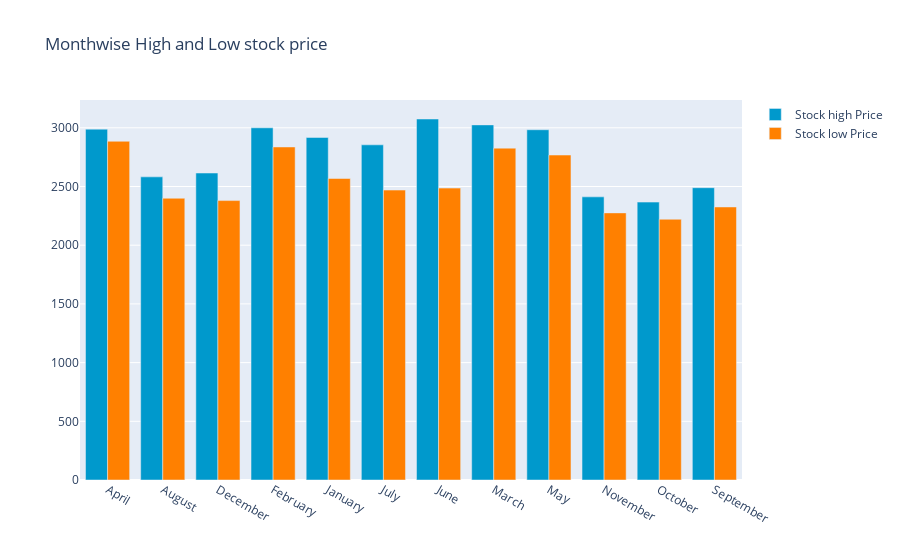

The code cell stored with this chart in its notebook:
### Code cell
fig = go.Figure()
fig.add_trace(go.Bar(
    x=monthvise_high.index,
    y=monthvise_high,
    name='Stock high Price',
    marker_color='rgb(0, 153, 204)'
))
fig.add_trace(go.Bar(
    x=monthvise_low.index,
    y=monthvise_low,
    name='Stock low Price',
    marker_color='rgb(255, 128, 0)'
))

fig.update_layout(barmode='group', 
                  title=' Monthwise High and Low stock price')
fig.show()

### Figure 1 — Plotly figure (JSON) as saved in the notebook; plotly's stock layout.template omitted (floating-point values rounded to 4 significant figures)
{"data": [{"marker": {"color": "rgb(0, 153, 204)"}, "name": "Stock high Price", "type": "bar", "x": ["April", "August", "December", "February", "January", "July", "June", "March", "May", "November", "October", "September"], "y": [2988.0, 2582.0, 2615.0, 3000.0, 2918.0, 2855, 3075, 3025.0, 2984.0, 2412.0, 2367.0, 2490.0]}, {"marker": {"color": "rgb(255, 128, 0)"}, "name": "Stock low Price", "type": "bar", "x": ["April", "August", "December", "February", "January", "July", "June", "March", "May", "November", "October", "September"], "y": [2885.0, 2400, 2380, 2837.0, 2568.0, 2470.0, 2486.0, 2827.0, 2768.0, 2275.0, 2221.0, 2326.0]}], "layout": {"autosize": true, "barmode": "group", "title": {"text": " Monthwise High and Low stock price"}, "xaxis": {"autorange": true, "range": [-0.5, 11.5], "type": "category"}, "yaxis": {"autorange": true, "range": [0, 3237.0], "type": "linear"}}}
